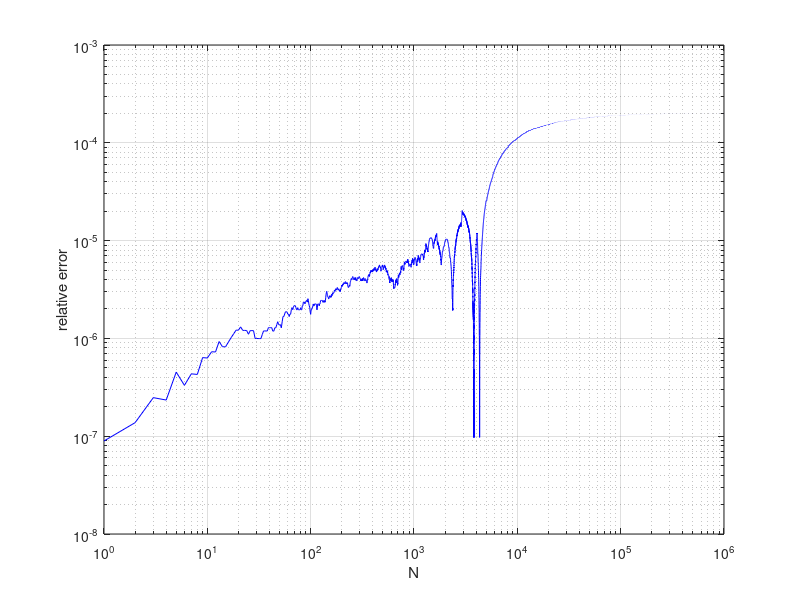

Source code (MATLAB):
%  Probelm 4

%
clc;
clear;
close all;

sn1=single(0);
sn2=single(0);
sn3=single(0);
sn2a=single(0);
sn2b=single(0);

n=single(0);

for n=1:1e+6
    sn1=sn1-single((2*n-1)/(2*n))+single((2*n)/(2*n+1));
    sn2a=sn2a+single((2*n-1)/(2*n));
    sn2b=sn2b+single((2*n)/(2*n+1));
    sn3=sn3+single(1/((2*n)*(2*n+1)));
    %
    xx(n)=n;
    sn1sum(n)=sn1;
    sn2sum(n)=sn2b-sn2a;
    sn3sum(n)=sn3;
    err1(n)=abs((sn1-sn3)/sn3);
   
end

S=[sn2a sn2b];
display('      sn1           sn2         sn3')
fprintf('%13.6e %13.6e %13.6e\n', sn1, sn2b-sn2a, sn3)

figure (2);
loglog(xx,err1,'-b');
xlabel('N');
ylabel('relative error');
grid on;
